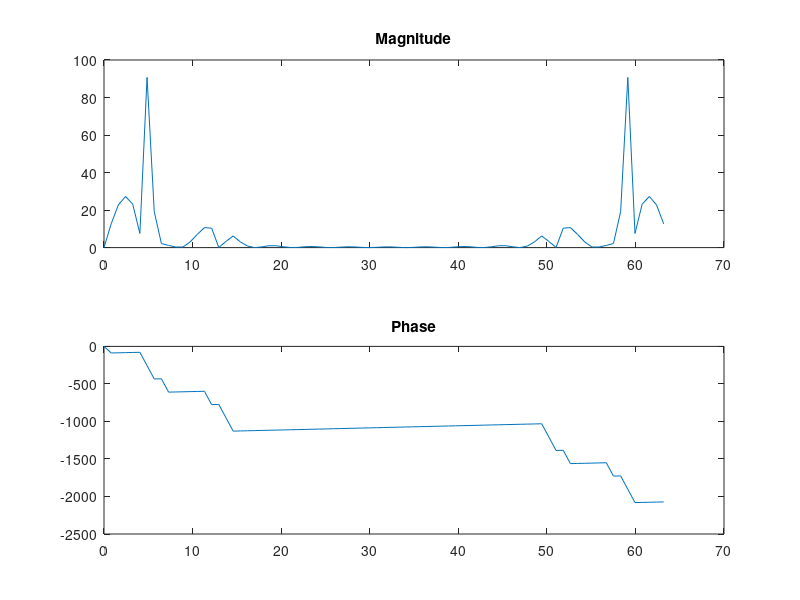

This figure's MATLAB source:
% frequencia de corte (Hz)
fc = 8;
% taxa de amostragem (Hz)
ta = 64;

% Sinal amostrado com taxa ta
t = 0:1/ta:1;
xn = 3*sin(2*pi*5*t) + 5*sin(2*pi*12*t) + 2*sin(2*pi*14*t);

% frequencia de corte normalizada (rad)
wc = (fc/ta)*2*pi;

M = 15;
% Vetor auxiliar de amostragem
aux = [0:(M-1)];
% Frequencia normalizada dos pontos
w = (aux/M)*2*pi;

% Calculo de módulo e fase do filtro
moduloH = (w <= wc | w >= (2*pi-wc));
faseH = (M-1)/2*w;
% Combinar módulo e filtro
H = moduloH.*exp(-1j*faseH);
% Calcular a IDFT do filtro H
h = real(ifft(H));

% Plot resposta ao impulso
stem(h);

yn = conv(xn, h);

% Plot y[n] = x[n] * h[n]
stem(yn);

% FFT do filtro H
fft_h = fft(yn);
m = abs(fft_h);
fft_h(m<1e-6) = 0;
p = unwrap(angle(fft_h));

f = (0:(length(fft_h)-1))*ta/length(fft_h);        % Frequency vector

% Plot frequency gain and phase
subplot(2,1,1)
plot(f,m)
title('Magnitude')

subplot(2,1,2)
plot(f,p*180/pi)
title('Phase')

% 8. Qual o ganho teórico para a componente de 12Hz depois do filtro ?
% O ganho teórico é de 0 para componente de 12Hz após o filtro.
% O ganho é de 5.55e-17 (0)
m_12gain = m(12);

% 9. Qual o valor obtido da componente de 12Hz?
% O valor obtido é de 0.3074 para componente 12Hz em y[n], sem normalização

% 10. Como você faria para obter o filtro passa altas do mesmo sistema, 
% ou seja, paraobter um sistema que eliminasse a componente de 5Hz de x[n]?

% Para obter um filtro passa alta, basta "inverter" as condições do filtro,
% ou seja, onde ele é 1 colocar 0 e onde é 0 colocar 1.

